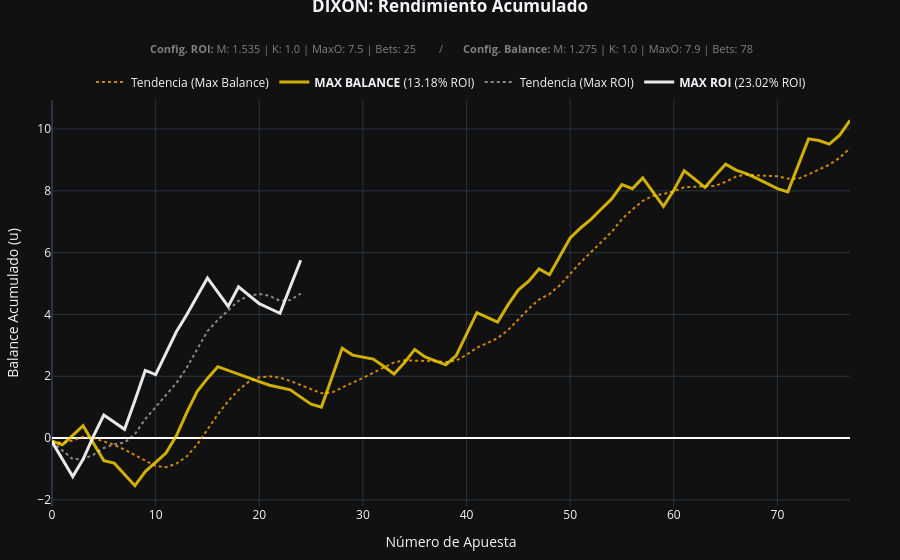

Write notebook code for a chart like this one.
### Code cell
# --- VISUALIZACIÓN DE LA MEJOR ESTRATEGIA: DIXON (ROI vs BALANCE) ---

if 'best_history_dixon_df' in locals() and not df_grid_dixon_sorted.empty:
    # -------------------------------------------------------------------------
    # PREPARACIÓN DE DATOS: ESTRATEGIA MEJOR ROI
    # -------------------------------------------------------------------------
    df_viz_roi_d = best_history_dixon_df.sort_values('Date').reset_index(drop=True)
    df_viz_roi_d['Balance_Cum'] = df_viz_roi_d['Ganancia'].cumsum()
    df_viz_roi_d['MA_Balance'] = df_viz_roi_d['Balance_Cum'].rolling(window=7, min_periods=1).mean()

    # Parámetros ROI
    roi_row_d = df_grid_dixon_sorted.iloc[0]
    rd_val, rd_bal, rd_bets = roi_row_d['ROI(%)'], roi_row_d['Balance'], int(roi_row_d['Apuestas'])
    rd_marg, rd_kelly, rd_max_o = roi_row_d['Margen'], roi_row_d['Kelly'], roi_row_d['Max_Odd']

    # -------------------------------------------------------------------------
    # PREPARACIÓN DE DATOS: ESTRATEGIA MEJOR BALANCE (REGENERACIÓN VECTORIZADA)
    # -------------------------------------------------------------------------
    bal_row_d = df_grid_dixon_sorted.sort_values(by='Balance', ascending=False).iloc[0]

    if (bal_row_d['Margen'] != rd_marg) or (bal_row_d['Kelly'] != rd_kelly) or (bal_row_d['Max_Odd'] != rd_max_o):
        bd_m, bd_k, bd_mo = bal_row_d['Margen'], bal_row_d['Kelly'], bal_row_d['Max_Odd']

        mask_bal_d = valid_mask_dixon & (odds_flat_dixon <= bd_mo) & (probs_flat_dixon * odds_flat_dixon > bd_m)

        df_viz_bal_d = pd.DataFrame({
            'Date': fechas_flat_dixon[mask_bal_d],
            'Ganancia': profit_base_dixon[mask_bal_d] * bd_k * unit
        }).sort_values('Date').reset_index(drop=True)
    else:
        df_viz_bal_d = df_viz_roi_d.copy()

    df_viz_bal_d['Balance_Cum'] = df_viz_bal_d['Ganancia'].cumsum()
    df_viz_bal_d['MA_Balance'] = df_viz_bal_d['Balance_Cum'].rolling(window=7, min_periods=1).mean()

    bd_val, bd_bal_total, bd_bets = bal_row_d['ROI(%)'], bal_row_d['Balance'], int(bal_row_d['Apuestas'])
    bd_marg, bd_kelly, bd_max_o = bal_row_d['Margen'], bal_row_d['Kelly'], bal_row_d['Max_Odd']

    # -------------------------------------------------------------------------
    # DISEÑO DEL GRÁFICO (PLOTLY)
    # -------------------------------------------------------------------------
    fig = go.Figure()

    # Trazas de Balance
    fig.add_trace(go.Scatter(x=df_viz_bal_d.index, y=df_viz_bal_d['MA_Balance'], name='Tendencia (Max Balance)',
                             line=dict(color='rgba(255, 165, 0, 0.8)', width=2, dash='dot')))

    fig.add_trace(go.Scatter(x=df_viz_bal_d.index, y=df_viz_bal_d['Balance_Cum'],
                             name=f'<b>MAX BALANCE</b> ({bd_val:.2f}% ROI)',
                             line=dict(color='rgba(255, 215, 0, 0.8)', width=3)))

    # Trazas de ROI
    fig.add_trace(go.Scatter(x=df_viz_roi_d.index, y=df_viz_roi_d['MA_Balance'], name='Tendencia (Max ROI)',
                             line=dict(color='rgba(255, 255, 255, 0.5)', width=2, dash='dot')))

    fig.add_trace(go.Scatter(x=df_viz_roi_d.index, y=df_viz_roi_d['Balance_Cum'],
                             name=f'<b>MAX ROI</b> ({rd_val:.2f}% ROI)',
                             line=dict(color='rgba(255, 255, 255, 0.9)', width=3)))

    # Construcción del subtítulo con toda la información
    subtitle_text = (f"<b>Config. ROI:</b> M: {rd_marg} | K: {rd_kelly} | MaxO: {rd_max_o} | Bets: {rd_bets}  "
                     f"      /       "
                     f"<b>Config. Balance:</b> M: {bd_marg} | K: {bd_kelly} | MaxO: {bd_max_o} | Bets: {bd_bets}")

    fig.update_layout(
    template='plotly_dark',
    # Título pegado al borde superior
    title={'text': '<b>DIXON: Rendimiento Acumulado</b>', 'y': 1, 'x': 0.5, 'xanchor': 'center'},

    # Subtítulo (Anotación) con los parámetros técnicos
    annotations=[
        dict(
            text=subtitle_text,
            showarrow=False,
            xref="paper", yref="paper",
            x=0.5,
            y=1.15,
            font=dict(size=11, color="gray")
        )
    ],

    hovermode='x unified',
    xaxis=dict(title='Número de Apuesta'),
    yaxis=dict(title='Balance Acumulado (u)', zeroline=True, zerolinecolor='white'),

    # Leyenda horizontal entre el subtítulo y el gráfico
    legend=dict(
        orientation="h",
        yanchor="top",
        y=1.08,
        xanchor="center",
        x=0.5
    ),

    # Margen superior ajustado para eliminar el vacío
    margin=dict(t=100, b=50, l=50, r=50)
)

    fig.show()
else:
    print("⚠️ No hay datos suficientes para graficar. Asegúrate de ejecutar la evaluación de Dixon primero.")

### Figure 1 — Plotly figure (JSON) as saved in the notebook; plotly's stock layout.template omitted (floating-point values rounded to 4 significant figures)
{"data": [{"line": {"color": "rgba(255, 165, 0, 0.8)", "dash": "dot", "width": 2}, "name": "Tendencia (Max Balance)", "type": "scatter", "x": [0, 1, 2, 3, 4, 5, 6, 7, 8, 9, 10, 11, 12, 13, 14, 15, 16, 17, 18, 19, 20, 21, 22, 23, 24, 25, 26, 27, 28, 29, 30, 31, 32, 33, 34, 35, 36, 37, 38, 39, 40, 41, 42, 43, 44, 45, 46, 47, 48, 49, 50, 51, 52, 53, 54, 55, 56, 57, 58, 59, 60, 61, 62, 63, 64, 65, 66, 67, 68, 69, 70, 71, 72, 73, 74, 75, 76, 77], "y": [-0.1013, -0.1608, -0.07748, 0.04158, -0.0006259, -0.1221, -0.2207, -0.3738, -0.5627, -0.7303, -0.8999, -0.9452, -0.8304, -0.5971, -0.2146, 0.2815, 0.7663, 1.193, 1.557, 1.824, 1.968, 1.997, 1.954, 1.847, 1.723, 1.584, 1.45, 1.471, 1.642, 1.792, 1.944, 2.12, 2.295, 2.447, 2.514, 2.508, 2.5, 2.484, 2.457, 2.507, 2.693, 2.925, 3.073, 3.235, 3.493, 3.84, 4.183, 4.483, 4.659, 4.943, 5.332, 5.687, 6.012, 6.346, 6.67, 7.086, 7.396, 7.674, 7.84, 7.9, 7.987, 8.117, 8.144, 8.15, 8.161, 8.29, 8.458, 8.534, 8.499, 8.477, 8.472, 8.396, 8.389, 8.534, 8.687, 8.846, 9.069, 9.384]}, {"line": {"color": "rgba(255, 215, 0, 0.8)", "width": 3}, "name": "<b>MAX BALANCE</b> (13.18% ROI)", "type": "scatter", "x": [0, 1, 2, 3, 4, 5, 6, 7, 8, 9, 10, 11, 12, 13, 14, 15, 16, 17, 18, 19, 20, 21, 22, 23, 24, 25, 26, 27, 28, 29, 30, 31, 32, 33, 34, 35, 36, 37, 38, 39, 40, 41, 42, 43, 44, 45, 46, 47, 48, 49, 50, 51, 52, 53, 54, 55, 56, 57, 58, 59, 60, 61, 62, 63, 64, 65, 66, 67, 68, 69, 70, 71, 72, 73, 74, 75, 76, 77], "y": [-0.1013, -0.2203, 0.0892, 0.3988, -0.1695, -0.7297, -0.812, -1.173, -1.542, -1.084, -0.7884, -0.4867, 0.0738, 0.8211, 1.504, 1.93, 2.31, 2.195, 2.066, 1.941, 1.828, 1.707, 1.633, 1.559, 1.324, 1.098, 1.002, 1.973, 2.907, 2.684, 2.62, 2.556, 2.321, 2.072, 2.438, 2.868, 2.625, 2.506, 2.37, 2.67, 3.377, 4.057, 3.908, 3.755, 4.311, 4.798, 5.077, 5.475, 5.286, 5.899, 6.477, 6.799, 7.075, 7.413, 7.74, 8.201, 8.069, 8.42, 7.96, 7.499, 8.02, 8.652, 8.39, 8.11, 8.5, 8.863, 8.672, 8.556, 8.4, 8.242, 8.073, 7.966, 8.816, 9.684, 9.628, 9.514, 9.8, 10.28]}, {"line": {"color": "rgba(255, 255, 255, 0.5)", "dash": "dot", "width": 2}, "name": "Tendencia (Max ROI)", "type": "scatter", "x": [0, 1, 2, 3, 4, 5, 6, 7, 8, 9, 10, 11, 12, 13, 14, 15, 16, 17, 18, 19, 20, 21, 22, 23, 24], "y": [-0.1191, -0.3992, -0.6819, -0.6832, -0.5345, -0.3215, -0.2029, -0.1457, 0.1251, 0.6157, 1.007, 1.392, 1.777, 2.274, 2.892, 3.459, 3.821, 4.137, 4.442, 4.61, 4.661, 4.602, 4.438, 4.465, 4.678]}, {"line": {"color": "rgba(255, 255, 255, 0.9)", "width": 3}, "name": "<b>MAX ROI</b> (23.02% ROI)", "type": "scatter", "x": [0, 1, 2, 3, 4, 5, 6, 7, 8, 9, 10, 11, 12, 13, 14, 15, 16, 17, 18, 19, 20, 21, 22, 23, 24], "y": [-0.1191, -0.6793, -1.247, -0.687, 0.06034, 0.7434, 0.5086, 0.2817, 1.216, 2.187, 2.05, 2.757, 3.437, 3.992, 4.604, 5.183, 4.722, 4.261, 4.893, 4.612, 4.351, 4.193, 4.037, 4.905, 5.755]}], "layout": {"annotations": [{"font": {"color": "gray", "size": 11}, "showarrow": false, "text": "<b>Config. ROI:</b> M: 1.535 | K: 1.0 | MaxO: 7.5 | Bets: 25        /       <b>Config. Balance:</b> M: 1.275 | K: 1.0 | MaxO: 7.9 | Bets: 78", "x": 0.5, "xref": "paper", "y": 1.15, "yref": "paper"}], "hovermode": "x unified", "legend": {"orientation": "h", "x": 0.5, "xanchor": "center", "y": 1.08, "yanchor": "top"}, "margin": {"b": 50, "l": 50, "r": 50, "t": 100}, "title": {"text": "<b>DIXON: Rendimiento Acumulado</b>", "x": 0.5, "xanchor": "center", "y": 1}, "xaxis": {"title": {"text": "Número de Apuesta"}}, "yaxis": {"title": {"text": "Balance Acumulado (u)"}, "zeroline": true, "zerolinecolor": "white"}}}
